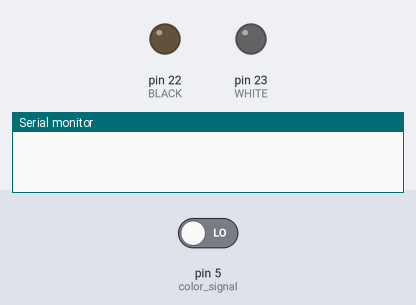
Recording of a sketch running on a simulated Arduino Mega 2560, built with avr-gcc and run on an emulated ATmega2560. Shown: output pins drawn as LEDs (lit = HIGH), the last lines printed to the serial monitor. The test bench sets the inputs (shaded band); at power-on: pin 5 (color_signal) LOW. Pins used as bus, display or sensor lines are not drawn.

Above: at 0.1 s.
At 3.7 s:
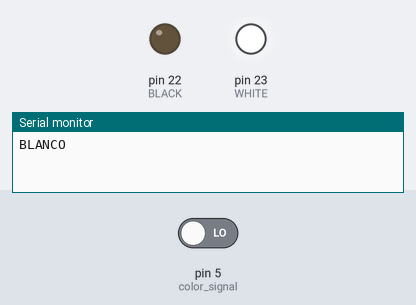
Timing chart, 0 to 5.2 s (numbered marks = the images above):
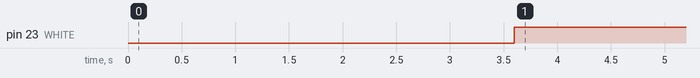

Measured:
- by itself, pin 23 (WHITE): LOW → HIGH at 3.6 s

The sketch:

Sensor_de_color.ino
```cpp
// SENSOR DE COLOR
#define S0 2		      // S0 a pin 4
#define S1 4		      // S1 a pin 5
#define S2 16		      // S2 a pin 6
#define S3 17		      // S3 a pin 7
#define color_signal 5	  // color_signal a pin 8

// Señales de salida
#define BLACK 22       // BLACK a pin 9
#define WHITE 23      // WHITE a pin 10

void setup()
{
  // Configuramos entradas y salidas de sensor de color
  pinMode(S0, OUTPUT);
  pinMode(S1, OUTPUT);
  pinMode(S2, OUTPUT);
  pinMode(S3, OUTPUT);
  pinMode(color_signal, INPUT);

  // Configuramos entradas y salidas para PLC
  pinMode(BLACK, OUTPUT);
  pinMode(WHITE, OUTPUT);

  // Establecemos frecuencia de salida al 20% (Divide por 5)
  digitalWrite(S0,HIGH);
  digitalWrite(S1,LOW);

  Serial.begin(115200);		// Inicializamos monitor seriial a 9600 bauds
}

void loop()
{

  // VER FORMA DE REDUCIR DELAYS, ver valores maximos valores de cada color

  // Filtro rojo
  digitalWrite(S2,LOW);
  digitalWrite(S3,LOW);

  int red = pulseIn(color_signal, LOW);	// obtiene duracion de pulso de salida del sensor
  delay(200);				// demora de 200 mseg

  // Filtro verde
  digitalWrite(S2,HIGH);
  digitalWrite(S3,HIGH);

  int green = pulseIn(color_signal, LOW);	// obtiene duracion de pulso de salida del sensor
  delay(200);				// demora de 200 mseg

  // Filtro azul
  digitalWrite(S2,LOW);			// establece fotodiodos
  digitalWrite(S3,HIGH);		// con filtro azul

  int blue = pulseIn(color_signal, LOW);	// obtiene duracion de pulso de salida del sensor
  delay(200);				// demora de 200 mseg

  // Ya tenemos los valores de cada color

  if(red < 300 && green < 300 && blue < 300)
  {
    digitalWrite(WHITE,HIGH);
    digitalWrite(BLACK,LOW);
    Serial.println("BLANCO");			// muestra valor de variable blue
  }
  else
  {
    digitalWrite(BLACK,HIGH);
    digitalWrite(WHITE,LOW);
    Serial.println("NEGRO");			// muestra valor de variable blue
  }
  /*
  Serial.print("R:");			// muestra texto
  Serial.print(red);			// muestra valor de variable red

  Serial.print("\t");			// espacio de tabulacion

  Serial.print("G:");			// muestra texto
  Serial.print(green);			// muestra valor de variable green

  Serial.print("\t");			// espacio de tabulacion

  Serial.print("B:");			// muestra texto
  Serial.println(blue);			// muestra valor de variable blue
  */
}
```
